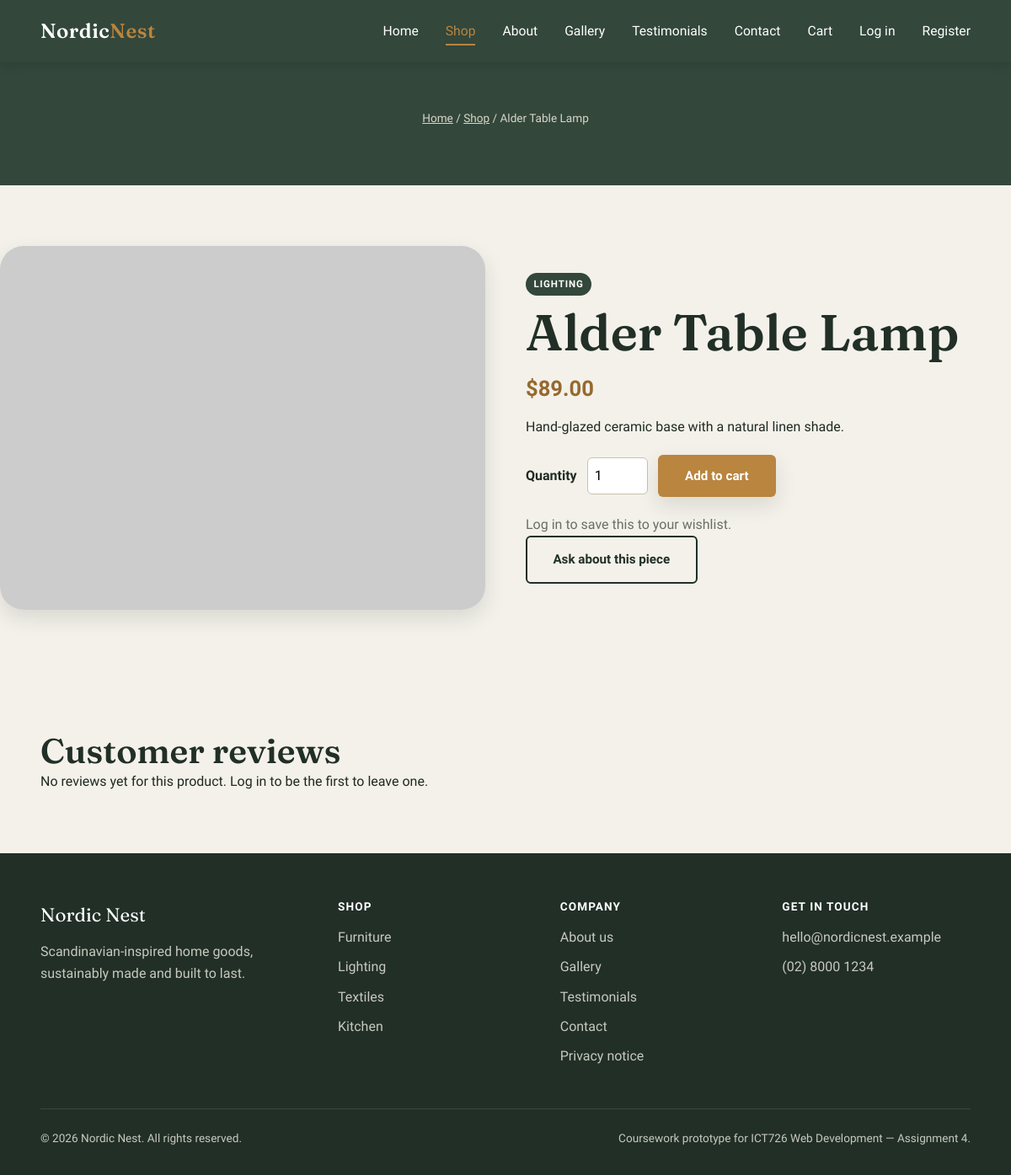
Screenshot of /product.php?id=1 with the database file from the repository.
### tables this page shows
CREATE TABLE IF NOT EXISTS products (
    id              INT UNSIGNED AUTO_INCREMENT PRIMARY KEY,
    name            VARCHAR(150)  NOT NULL,
    category        ENUM('Furniture','Lighting','Textiles','Kitchen') NOT NULL,
    price           DECIMAL(10,2) NOT NULL,
    description     TEXT          NOT NULL,
    image_url       VARCHAR(255)  NOT NULL,
    stock           INT UNSIGNED  NOT NULL DEFAULT 0,
    created_at      TIMESTAMP     NOT NULL DEFAULT CURRENT_TIMESTAMP,
    updated_at      TIMESTAMP     NOT NULL DEFAULT CURRENT_TIMESTAMP ON UPDATE CURRENT_TIMESTAMP
);

### includes/functions.php (called while the page is built, shortened)
<?php
function h(?string $value): string
{
    return htmlspecialchars($value ?? '', ENT_QUOTES, 'UTF-8');
}
function current_user(): ?array
{
    return $_SESSION['user'] ?? null;
}
function is_logged_in(): bool
{
    return current_user() !== null;
}

### product.php (the view, shortened to what this page needs)
<?php
require_once __DIR__ . '/includes/functions.php';
$id = filter_input(INPUT_GET, 'id', FILTER_VALIDATE_INT);
$stmt = $pdo->prepare('SELECT id, name, category, price, description, image_url, stock FROM products WHERE id = ?');
$stmt->execute([$id]);
$product = $stmt->fetch();
$stmt = $pdo->prepare(
    "SELECT t.rating, t.comment, t.created_at, t.is_verified_purchase, u.full_name
     FROM testimonials t JOIN users u ON u.id = t.user_id
     WHERE t.product_id = ? AND t.status = 'approved'
     ORDER BY t.created_at DESC"
);
$stmt->execute([$id]);
$reviews = $stmt->fetchAll();
require __DIR__ . '/includes/header.php';
?>
<section class="page-header">
  <div class="container">
    <p class="breadcrumb"><a href="index.php">Home</a> / <a href="shop.php">Shop</a> / <?= h($product['name']) ?></p>
  </div>
</section>
<section class="split">
  <div class="product-media">
    <img src="<?= h($product['image_url']) ?>" alt="<?= h($product['name']) ?>" loading="lazy">
  </div>
  <div>
    <span class="card-tag"><?= h($product['category']) ?></span>
    <h1><?= h($product['name']) ?></h1>
    <p class="card-price large"><?= '$' . number_format((float)$product['price'], 2) ?></p>
    <?php $stock = (int)$product['stock']; ?>
    <p><?= h($product['description']) ?></p>
    <?php if ($stock > 0): ?>
      <form method="post" action="cart.php" class="add-to-cart-form add-to-cart-form-detail">
        <label for="qty">Quantity</label>
        <input type="number" id="qty" name="qty" value="1" min="1" max="<?= min(CART_MAX_QTY_PER_ITEM, $stock) ?>">
        <button type="submit" class="btn btn-primary">Add to cart</button>
      </form>
    <?php else: ?>
      <button type="button" class="btn btn-primary" disabled>Out of stock</button>
    <?php endif; ?>
    <?php if (is_logged_in()): ?>
      <?php $is_wishlisted = in_array((int)$product['id'], wishlist_product_ids($pdo, current_user()['id']), true); ?>
      <form method="post" action="wishlist.php" class="wishlist-form">
        <?= csrf_field() ?>
        <input type="hidden" name="product_id" value="<?= (int)$product['id'] ?>">
        <input type="hidden" name="redirect" value="product.php?id=<?= (int)$product['id'] ?>">
        <button type="submit" class="wishlist-btn" aria-pressed="<?= $is_wishlisted ? 'true' : 'false' ?>">
          <?= $is_wishlisted ? '♥ Saved to wishlist' : '♡ Save to wishlist' ?>
        </button>
      </form>
    <?php else: ?>
      <p class="muted"><a href="login.php">Log in</a> to save this to your wishlist.</p>
    <?php endif; ?>
    <a class="btn btn-outline" href="contact.php">Ask about this piece</a>
  </div>
</section>
<section class="container section">
  <h2>Customer reviews</h2>
  <?php if (empty($reviews)): ?>
    <p>No reviews yet for this product. <?= is_logged_in() ? '<a href="testimonials.php">Be the first to leave one.</a>' : '<a href="login.php">Log in</a> to be the first to leave one.' ?></p>
  <?php endif; ?>
</section>
<?php require __DIR__ . '/includes/footer.php'; ?>

### css/style.css (style rules this page uses)
:root { --color-bg: #F3F1EA; --color-ink: #1F2A22; --color-primary: #33473B; --color-primary-dark: #212F27; --color-accent: #B9853F; --color-accent-dark: #96692E; --color-card: #E7E1D3; --color-line: #C9C2AF; --color-white: #FFFFFF; --color-error: #A8402E; --color-success: #33473B; --font-display: 'Fraunces', Georgia, serif; --font-body: 'Work Sans', Arial, sans-serif; --radius-sm: 6px; --radius-md: 14px; --radius-lg: 28px; --shadow-card: 0 10px 24px rgba(31, 42, 34, 0.12); --shadow-card-hover: 0 18px 34px rgba(31, 42, 34, 0.18); --transition-base: 220ms ease; --container-width: 1180px; }
* { margin: 0; padding: 0; box-sizing: border-box; }
html { scroll-behavior: smooth; }
body { font-family: var(--font-body); background-color: var(--color-bg); color: var(--color-ink); line-height: 1.6; font-size: 1rem; -webkit-font-smoothing: antialiased; }
img { max-width: 100%; display: block; }
a { color: inherit; text-decoration: none; }
h1, h2, h3, h4 { font-family: var(--font-display); font-weight: 600; line-height: 1.15; color: var(--color-primary-dark); }
h1 { font-size: clamp(2.4rem, 5vw, 4rem); }
h2 { font-size: clamp(1.8rem, 3.4vw, 2.6rem); }
p { max-width: 65ch; }
.container { width: min(92%, var(--container-width)); margin-inline: auto; }
.btn { display: inline-block; font-family: var(--font-body); font-weight: 600; font-size: 0.95rem; padding: 0.9rem 1.9rem; border-radius: var(--radius-sm); border: 2px solid transparent; cursor: pointer; transition: transform var(--transition-base), box-shadow var(--transition-base), background var(--transition-base); }
.btn-primary { background: var(--color-accent); color: var(--color-white); box-shadow: var(--shadow-card); }
.btn-outline { background: transparent; color: var(--color-primary-dark); border-color: var(--color-primary-dark); }
.card-price { display: inline-block; margin-top: 0.6rem; font-weight: 700; color: var(--color-accent-dark); }
.card-tag { display: inline-block; font-size: 0.72rem; font-weight: 700; letter-spacing: 0.08em; text-transform: uppercase; background: var(--color-primary); color: var(--color-white); padding: 0.25rem 0.6rem; border-radius: 999px; margin-bottom: 0.6rem; }
.split { display: grid; grid-template-columns: 1fr 1fr; gap: 3rem; align-items: center; padding-block: 4.5rem; }
.split img { border-radius: var(--radius-lg); box-shadow: var(--shadow-card); }
.page-header { background: var(--color-primary); color: var(--color-white); padding-block: 3.5rem; text-align: center; }
.page-header p { margin-inline: auto; color: #DAD6C8; }
.breadcrumb { font-size: 0.85rem; color: #C7CCC5; margin-bottom: 0.8rem; }
.breadcrumb a { text-decoration: underline; }
.section { padding-block: 4.5rem; }
.muted { color: var(--color-ink); opacity: 0.65; }
.card-price.large { font-size: 1.6rem; margin: 0.75rem 0; }
.add-to-cart-form { margin-top: 0.75rem; }
.add-to-cart-form-detail { display: flex; align-items: center; gap: 0.75rem; margin: 1.25rem 0; }
.add-to-cart-form-detail label { font-weight: 600; }
.add-to-cart-form-detail input[type="number"] { width: 4.5rem; padding: 0.5rem; border: 1px solid var(--color-line); border-radius: var(--radius-sm); font: inherit; }
.product-media img { width: 100%; border-radius: var(--radius-lg); box-shadow: var(--shadow-card); }

### rows the page displays
products: name "Alder Table Lamp", category "LIGHTING", price "89.00", description "Hand-glazed ceramic base with a natural linen shade."
